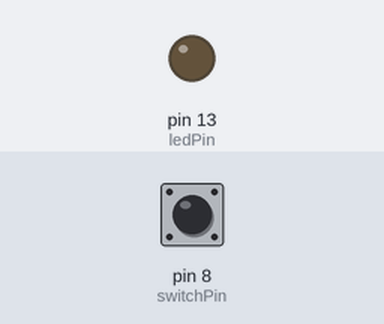
Simulated run of this sketch. Board: Arduino Uno, built with avr-gcc and run on an emulated ATmega328P. On the bench: output pins drawn as LEDs (lit = HIGH). Inputs (shaded band) come from the test bench; at power-on: pin 8 (switchPin) HIGH.

Above: at 1.2 s.
1.3 s: pin 8 (switchPin) pulsed LOW 2 times (0.12 s each, 0.3 s apart)
At 2.7 s:
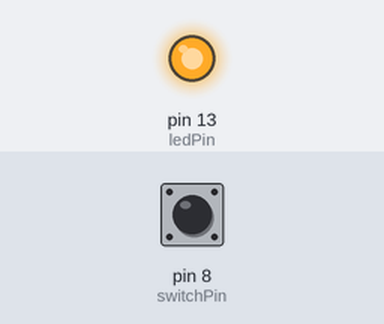
Timing chart, 0 to 4.3 s (numbered marks = the images above; inputs shaded):
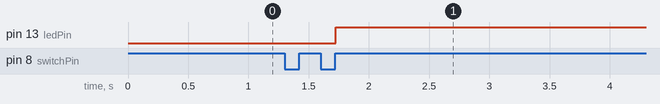

Measured:
- after the input at 1.3 s, pin 13 (ledPin): LOW → HIGH after 0.43 s

The sketch:

simple_switch_light_analog.ino
```cpp
int switchPin = 8;
int ledPin = 13;
boolean lastBtn = LOW;
boolean currentBtn = LOW;
int ledLevel = 0;

void setup() {
  pinMode(switchPin, INPUT);
  pinMode(ledPin, OUTPUT);
}

boolean debounce(boolean last){
  boolean current = digitalRead(switchPin);
  if (last != current) {
    delay(5);
    current = digitalRead(switchPin);
  }
  return current;
}

void loop() {
  currentBtn = debounce(lastBtn);
  if (lastBtn == LOW && currentBtn == HIGH){
    ledLevel = ledLevel + 51;
  }
  lastBtn = currentBtn;
  if (ledLevel > 255) {
    ledLevel = 0;
  }
  analogWrite(ledPin, ledLevel);
}
```
